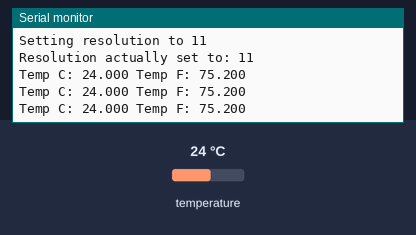
Bench run of a sketch on a simulated Arduino Uno, built with avr-gcc and run on an emulated ATmega328P. Shown: the last lines printed to the serial monitor. The test bench sets the inputs (shaded band); at power-on: temperature 24 °C.

Above: at 1.6 s.
1.7 s: temperature set to 12 °C
At 2.31 s:
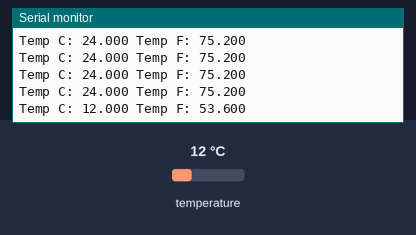
3.2 s: temperature set to 19 °C
At 3.52 s:
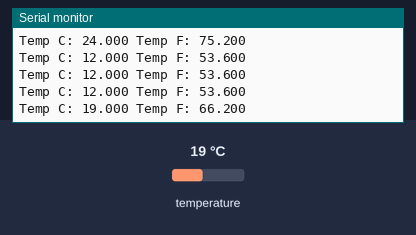
Timing chart, 0 to 6.2 s (numbered marks = the images above; inputs shaded):
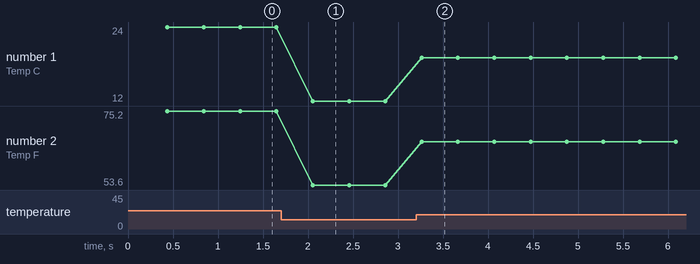

Measured:
- after the input at 1.7 s, the serial monitor: prints a new line after 0.35 s (image 1)
- after the input at 3.2 s, the serial monitor: prints a new line after 0.06 s (image 2)
- plotted number 1: 24 → 12 after the input at 1.7 s, 12 → 19 after the input at 3.2 s
- plotted number 2: 75.2 → 53.6 after the input at 1.7 s, 53.6 → 66.2 after the input at 3.2 s

The sketch:

mayfly_07_DS18B20_temp.ino
```cpp
// DS18B20 Dallas One-wire digital temperature sensor demo

// connect the DS18B20 sensor to the D5-6 Grove jack on the Mayfly

#include <OneWire.h>
#include <DallasTemperature.h>

#define ONE_WIRE_BUS 5
#define TEMPERATURE_PRECISION 11

// Setup a oneWire instance to communicate with any OneWire devices (not just Maxim/Dallas temperature ICs)
OneWire oneWire(ONE_WIRE_BUS);

// Pass our oneWire reference to Dallas Temperature.
DallasTemperature sensors(&oneWire);

int numberOfDevices; // Number of temperature devices found

DeviceAddress tempDeviceAddress; // We'll use this variable to store a found device address

void setup(void)
{
  // start serial port
  Serial.begin(57600);
  Serial.println("EnviroDIY Mayfly DS18B20 Digital Temperature sensor demo");

  // Start up the library
  sensors.begin();

  // Grab a count of devices on the wire
  numberOfDevices = sensors.getDeviceCount();

  // locate devices on the bus
  Serial.print("Locating devices...");

  Serial.print("Found ");
  Serial.print(numberOfDevices, DEC);
  Serial.println(" devices.");

  // Loop through each device, print out address
  for(int i=0;i<numberOfDevices; i++)
  {
    // Search the wire for address
    if(sensors.getAddress(tempDeviceAddress, i))
	{
		Serial.print("Found device ");
		Serial.print(i, DEC);
		Serial.print(" with address: ");
		printAddress(tempDeviceAddress);
		Serial.println();

		Serial.print("Setting resolution to ");
		Serial.println(TEMPERATURE_PRECISION, DEC);

		// set the resolution to TEMPERATURE_PRECISION bit (Each Dallas/Maxim device is capable of several different resolutions)
		sensors.setResolution(tempDeviceAddress, TEMPERATURE_PRECISION);

		Serial.print("Resolution actually set to: ");
		Serial.print(sensors.getResolution(tempDeviceAddress), DEC);
		Serial.println();
	}else{
		Serial.print("Found ghost device at ");
		Serial.print(i, DEC);
		Serial.print(" but could not detect address. Check power and cabling");
	}
  }

}

// function to print the temperature for a device
void printTemperature(DeviceAddress deviceAddress)
{
  // method 1 - slower
  //Serial.print("Temp C: ");
  //Serial.print(sensors.getTempC(deviceAddress));
  //Serial.print(" Temp F: ");
  //Serial.print(sensors.getTempF(deviceAddress)); // Makes a second call to getTempC and then converts to Fahrenheit

  // method 2 - faster
  float tempC = sensors.getTempC(deviceAddress);
  if(tempC == DEVICE_DISCONNECTED_C)
  {
    Serial.println("Error: Could not read temperature data");
    return;
  }
  Serial.print("Temp C: ");
  Serial.print(tempC,3);
  Serial.print(" Temp F: ");
  Serial.println(DallasTemperature::toFahrenheit(tempC),3); // Converts tempC to Fahrenheit
}

void loop(void)
{
  // call sensors.requestTemperatures() to issue a global temperature
  // request to all devices on the bus
  //Serial.print("Requesting temperatures...");
  sensors.requestTemperatures(); // Send the command to get temperatures
  //Serial.println("DONE");


  // Loop through each device, print out temperature data
  for(int i=0;i<numberOfDevices; i++)
  {
    // Search the wire for address
    if(sensors.getAddress(tempDeviceAddress, i))
	{
		// Output the device ID
	//	Serial.print("Temperature for device: ");
	//	Serial.println(i,DEC);

		// It responds almost immediately. Let's print out the data
		 printTemperature(tempDeviceAddress); // Use a simple function to print out the data
	}

  }
}

// function to print a device address
void printAddress(DeviceAddress deviceAddress)
{
  for (uint8_t i = 0; i < 8; i++)
  {
    if (deviceAddress[i] < 16) Serial.print("0");
    Serial.print(deviceAddress[i], HEX);
  }
}
```
